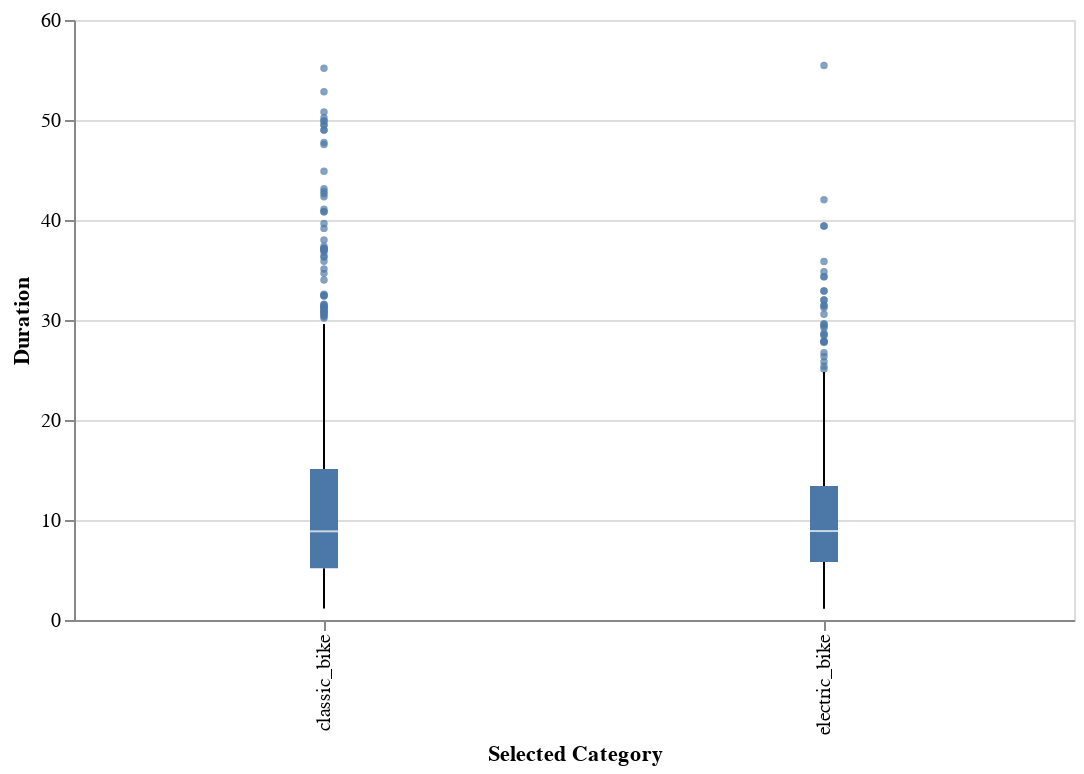

The cell this chart's notebook holds for it:
### Code cell
x_binding = alt.binding_radio(
    name='Select Category: ',
    options=['rideable_type', 'member_casual']
)

param = alt.param(name='xvar', bind=x_binding, value='rideable_type')

box_plot = alt.Chart(dec).mark_boxplot(outliers = {"size": 3}).encode(
    x=alt.X('x:O', title='Selected Category'),
    y=alt.Y('duration:Q', title='Duration')
).transform_calculate(
    x='datum[xvar]'
).add_params(
    param
).properties(
    width=500,
    height=300
)
box_plot

### Figure 1 — Vega-Lite specification as saved in the notebook (floating-point values rounded to 4 significant figures; data arrays with more than 128 entries replaced by an {"elided": "..."} marker saying what was removed)
{"config": {"view": {"continuousWidth": 300, "continuousHeight": 300}}, "data": {"name": "data-954e06dc7e9f9530cc970bec4ead3c3b"}, "mark": {"type": "boxplot", "outliers": {"size": 3}}, "encoding": {"x": {"field": "x", "title": "Selected Category", "type": "ordinal"}, "y": {"field": "duration", "title": "Duration", "type": "quantitative"}}, "height": 300, "params": [{"name": "xvar", "bind": {"input": "radio", "options": ["rideable_type", "member_casual"], "name": "Select Category: "}, "value": "rideable_type"}], "transform": [{"calculate": "datum[xvar]", "as": "x"}], "width": 500, "$schema": "https://vega.github.io/schema/vega-lite/v5.20.1.json", "datasets": {"data-954e06dc7e9f9530cc970bec4ead3c3b": {"elided": "2470 records"}}}
